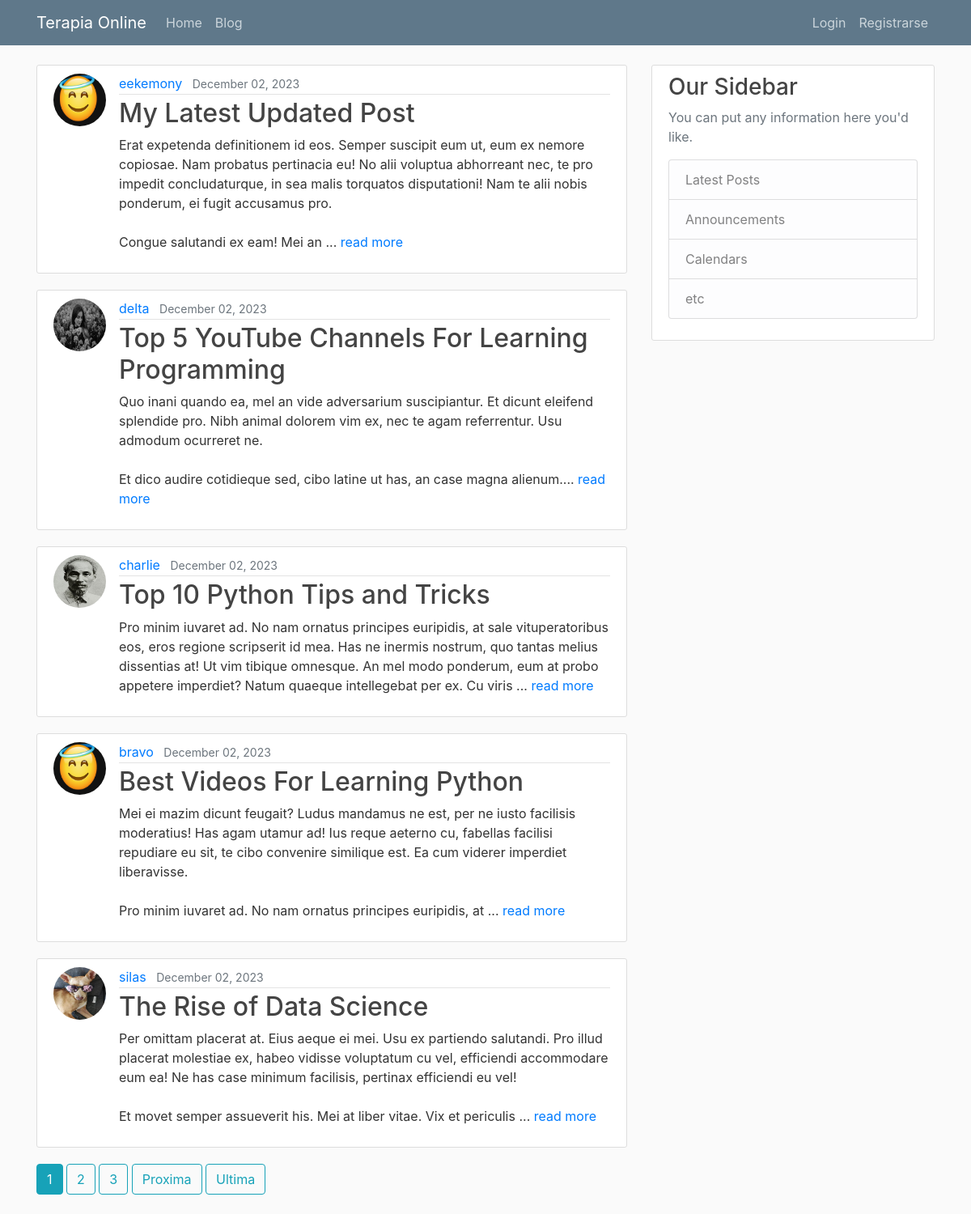
The page /blog/ on the database as committed earlier.
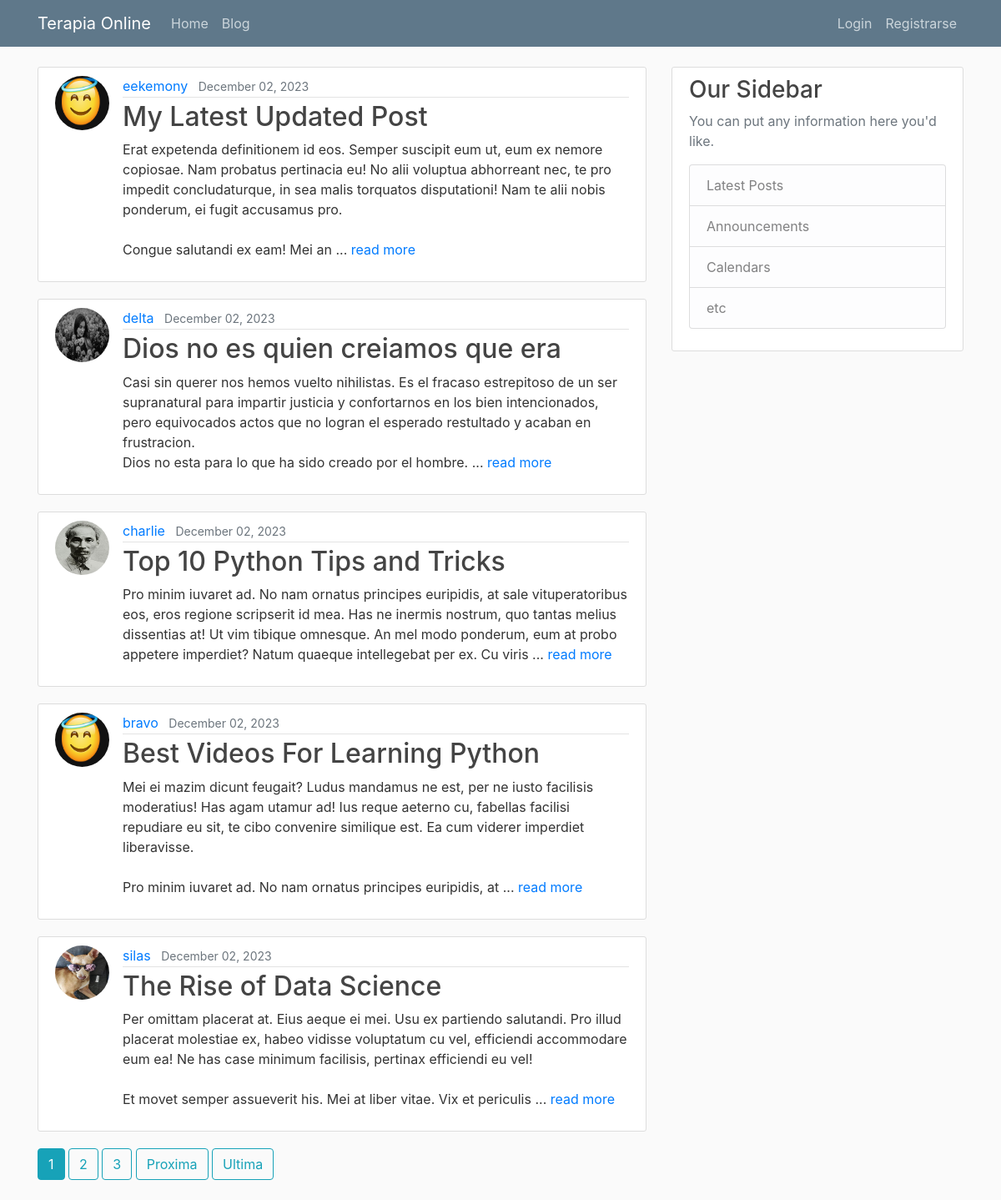
The same page on the database as committed later.
### blog/models.py (models this page shows, shortened)
class Post(models.Model):
    title = models.CharField(max_length=100)
    content = models.TextField()
    date_posted = models.DateTimeField(default=timezone.now)
    author = models.ForeignKey(User, on_delete=models.CASCADE)
    def get_absolute_url(self):
        return reverse('blog:post-detalle', kwargs={"pk": self.pk})
    def short_content(self):
        return self.content[:300]
    """
    In Django, the get_absolute_url method is used to get the canonical URL for an object. It tells Django how to calculate the URL for an object. In your Post model, the get_absolute_url method is using the reverse function to return the URL for the detail view of the post.

    The reverse function in Django is used to generate URLs by reversing the URL patterns defined in your urls.py. It takes a URL pattern name as its first argument and any arguments for the URL pattern as keyword arguments. In your case, reverse('post-detail', kwargs={'pk': self.pk}) is generating a URL for the post-detail view, passing the posts primary key (self.pk) as an argument.

    On the other hand, redirect is a function that returns an HttpResponseRedirect to the appropriate URL for the arguments passed. It can take a model, view name, or URL as its argument, and it will use get_absolute_url if a model is passed.

    So, the main difference between redirect and reverse is that redirect actually sends a redirect response to the user, while reverse simply calculates a URL. You would use reverse when you want to calculate a URL to use elsewhere in your code, and redirect when you want to send the user to a different page in response to an action (like creating a new post).
    """

### users/models.py (models this page shows, shortened)
class Profile(models.Model):
    user = models.OneToOneField(User, on_delete=models.CASCADE) #Delete profile when user is deleted.
    image = models.ImageField(default='default.jpg', upload_to='profile_pics')

### blog/views.py (the view)
# urls.py: path('', PostListView.as_view(), name='post-list'),
class PostListView(ListView):
    model = Post
    ordering = ['-date_posted'] # Orden negativo date_posted. Del ultimo al primer posteo. Como en los mails.
    paginate_by = 5

### blog/templates/blog/post_list.html (shortened to what this page needs)
{% extends "main/base.html" %}
{% block contenido %}
    {% for object in object_list %}
        <article class="media content-section">
            <img class="rounded-circle article-img" src="{{ object.author.profile.image.url }}">
            <div class="media-body">
                {% include "blog/article_metadata.html" %}
                <h2><a class="article-title" href="{{ object.get_absolute_url }}">{{ object.title }}</a></h2>
                <p class="article-content">{{ object.short_content }}... <a href="{{ object.get_absolute_url }}">read more</a></p>
            </div>
        </article>
    {% endfor %}
    {% if is_paginated %}
        {% include "pagination_controls.html" %}
    {% endif %}
{% endblock contenido %}

### blog/templates/blog/article_metadata.html (shortened to what this page needs)
    <div class="article-metadata">
        <a class="mr-2" href="{% url 'blog:user-posts' object.author.username %}">{{ object.author }}</a>
        <small class="text-muted">{{ object.date_posted|date:"F d, Y" }}</small>
    </div>

Rows that differ between the two databases and show on the page:
changed Post "delta": title "Top 5 YouTube Channels For Learning Programming" → "Dios no es quien creiamos que era"; short_content "Quo inani quando ea, mel an vide adversarium suscipiantur. Et dicunt eleifend splendide pro. Nibh animal dolorem vim ex, nec te agam referrentur. Usu admodum ocurreret ne. Et dico audire cotidieque sed, cibo latine ut has, an case magna alienum." → "Casi sin querer nos hemos vuelto nihilistas. Es el fracaso estrepitoso de un ser supranatural para impartir justicia y confortarnos en los bien intencionados, pero equivocados actos que no logran el esperado restultado y acaban en frustracion. Dios no esta para lo que ha sido creado por el hombre."
